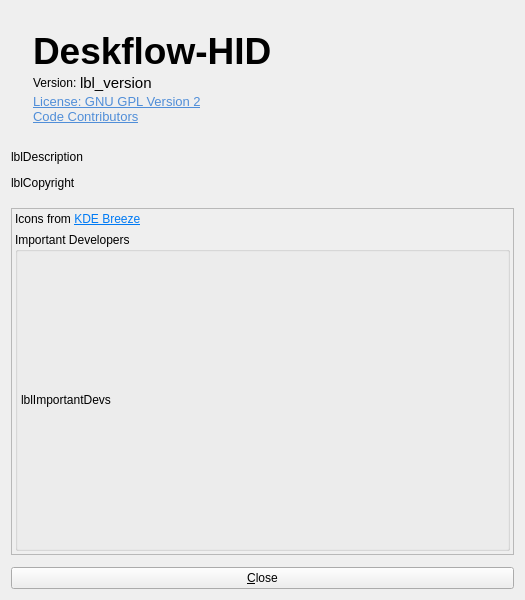
<?xml version="1.0" encoding="UTF-8"?>
<ui version="4.0">
 <class>AboutDialog</class>
 <widget class="QDialog" name="AboutDialog">
  <property name="windowModality">
   <enum>Qt::WindowModality::ApplicationModal</enum>
  </property>
  <property name="geometry">
   <rect>
    <x>0</x>
    <y>0</y>
    <width>525</width>
    <height>600</height>
   </rect>
  </property>
  <property name="sizePolicy">
   <sizepolicy hsizetype="Preferred" vsizetype="Preferred">
    <horstretch>0</horstretch>
    <verstretch>0</verstretch>
   </sizepolicy>
  </property>
  <property name="windowTitle">
   <string>About Deskflow-HID</string>
  </property>
  <property name="windowIcon">
   <iconset theme="help-about"/>
  </property>
  <property name="modal">
   <bool>true</bool>
  </property>
  <layout class="QVBoxLayout" name="verticalLayout">
   <property name="spacing">
    <number>12</number>
   </property>
   <item>
    <widget class="QWidget" name="frameLogo" native="true">
     <property name="sizePolicy">
      <sizepolicy hsizetype="Preferred" vsizetype="Fixed">
       <horstretch>0</horstretch>
       <verstretch>0</verstretch>
      </sizepolicy>
     </property>
     <layout class="QGridLayout" name="gridLayout">
      <property name="verticalSpacing">
       <number>0</number>
      </property>
      <item row="4" column="1">
       <widget class="QLabel" name="linkGpl">
        <property name="sizePolicy">
         <sizepolicy hsizetype="Preferred" vsizetype="Fixed">
          <horstretch>0</horstretch>
          <verstretch>0</verstretch>
         </sizepolicy>
        </property>
        <property name="text">
         <string>&lt;!DOCTYPE HTML PUBLIC &quot;-//W3C//DTD HTML 4.0//EN&quot; &quot;http://www.w3.org/TR/REC-html40/strict.dtd&quot;&gt;
&lt;html&gt;&lt;head&gt;&lt;meta name=&quot;qrichtext&quot; content=&quot;1&quot; /&gt;&lt;style type=&quot;text/css&quot;&gt;
p, li { white-space: pre-wrap; }
&lt;/style&gt;&lt;/head&gt;&lt;body style=&quot; font-size:10pt; font-weight:400; font-style:normal;&quot;&gt;
&lt;p style=&quot; margin-top:0px; margin-bottom:0px; margin-left:0px; margin-right:0px; -qt-block-indent:0; text-indent:0px;&quot;&gt;&lt;a href=&quot;https://www.gnu.org/licenses/old-licenses/gpl-2.0.html&quot;&gt;&lt;span style=&quot; text-decoration: underline; color:#508ed8;&quot;&gt;License: GNU GPL Version 2&lt;/a&gt;&lt;/span&gt;&lt;/p&gt;&lt;/body&gt;&lt;/html&gt;</string>
        </property>
        <property name="openExternalLinks">
         <bool>true</bool>
        </property>
       </widget>
      </item>
      <item row="6" column="1">
       <spacer name="verticalSpacer">
        <property name="orientation">
         <enum>Qt::Orientation::Vertical</enum>
        </property>
        <property name="sizeHint" stdset="0">
         <size>
          <width>20</width>
          <height>5</height>
         </size>
        </property>
       </spacer>
      </item>
      <item row="0" column="1">
       <spacer name="verticalSpacer_3">
        <property name="orientation">
         <enum>Qt::Orientation::Vertical</enum>
        </property>
        <property name="sizeHint" stdset="0">
         <size>
          <width>20</width>
          <height>10</height>
         </size>
        </property>
       </spacer>
      </item>
      <item row="1" column="1">
       <widget class="QLabel" name="lblName">
        <property name="sizePolicy">
         <sizepolicy hsizetype="Preferred" vsizetype="Fixed">
          <horstretch>0</horstretch>
          <verstretch>0</verstretch>
         </sizepolicy>
        </property>
        <property name="font">
         <font>
          <pointsize>28</pointsize>
          <bold>true</bold>
         </font>
        </property>
        <property name="text">
         <string notr="true">Deskflow-HID</string>
        </property>
        <property name="scaledContents">
         <bool>false</bool>
        </property>
        <property name="alignment">
         <set>Qt::AlignmentFlag::AlignBottom|Qt::AlignmentFlag::AlignLeading|Qt::AlignmentFlag::AlignLeft</set>
        </property>
        <property name="indent">
         <number>0</number>
        </property>
        <property name="program_name" stdset="0">
         <bool>false</bool>
        </property>
       </widget>
      </item>
      <item row="0" column="0" rowspan="9">
       <widget class="QLabel" name="lblIcon">
        <property name="sizePolicy">
         <sizepolicy hsizetype="Preferred" vsizetype="Fixed">
          <horstretch>0</horstretch>
          <verstretch>0</verstretch>
         </sizepolicy>
        </property>
        <property name="autoFillBackground">
         <bool>false</bool>
        </property>
       </widget>
      </item>
      <item row="3" column="1">
       <widget class="QWidget" name="widget_2" native="true">
        <property name="sizePolicy">
         <sizepolicy hsizetype="Preferred" vsizetype="Fixed">
          <horstretch>0</horstretch>
          <verstretch>0</verstretch>
         </sizepolicy>
        </property>
        <layout class="QHBoxLayout" name="horizontalLayout">
         <property name="spacing">
          <number>0</number>
         </property>
         <property name="leftMargin">
          <number>0</number>
         </property>
         <property name="topMargin">
          <number>0</number>
         </property>
         <property name="rightMargin">
          <number>0</number>
         </property>
         <property name="bottomMargin">
          <number>0</number>
         </property>
         <item>
          <widget class="QLabel" name="label">
           <property name="sizePolicy">
            <sizepolicy hsizetype="Maximum" vsizetype="Fixed">
             <horstretch>0</horstretch>
             <verstretch>0</verstretch>
            </sizepolicy>
           </property>
           <property name="text">
            <string>Version: </string>
           </property>
           <property name="alignment">
            <set>Qt::AlignmentFlag::AlignLeading|Qt::AlignmentFlag::AlignLeft|Qt::AlignmentFlag::AlignVCenter</set>
           </property>
           <property name="indent">
            <number>0</number>
           </property>
          </widget>
         </item>
         <item>
          <widget class="QLabel" name="lblVersion">
           <property name="sizePolicy">
            <sizepolicy hsizetype="Maximum" vsizetype="Fixed">
             <horstretch>0</horstretch>
             <verstretch>0</verstretch>
            </sizepolicy>
           </property>
           <property name="font">
            <font>
             <pointsize>11</pointsize>
            </font>
           </property>
           <property name="text">
            <string notr="true">lbl_version</string>
           </property>
           <property name="alignment">
            <set>Qt::AlignmentFlag::AlignLeading|Qt::AlignmentFlag::AlignLeft|Qt::AlignmentFlag::AlignVCenter</set>
           </property>
           <property name="smaller_text" stdset="0">
            <bool>true</bool>
           </property>
          </widget>
         </item>
         <item>
          <widget class="QPushButton" name="btnCopyVersion">
           <property name="sizePolicy">
            <sizepolicy hsizetype="Fixed" vsizetype="Fixed">
             <horstretch>0</horstretch>
             <verstretch>0</verstretch>
            </sizepolicy>
           </property>
           <property name="maximumSize">
            <size>
             <width>32</width>
             <height>16777215</height>
            </size>
           </property>
           <property name="toolTip">
            <string>Copy version info</string>
           </property>
           <property name="icon">
            <iconset>
             <normaloff>:/icons/64x64/copy-dark.png</normaloff>:/icons/64x64/copy-dark.png</iconset>
           </property>
           <property name="flat">
            <bool>true</bool>
           </property>
          </widget>
         </item>
         <item>
          <spacer name="horizontalSpacer">
           <property name="sizePolicy">
            <sizepolicy hsizetype="Minimum" vsizetype="Minimum">
             <horstretch>0</horstretch>
             <verstretch>0</verstretch>
            </sizepolicy>
           </property>
           <property name="orientation">
            <enum>Qt::Orientation::Horizontal</enum>
           </property>
           <property name="sizeHint" stdset="0">
            <size>
             <width>40</width>
             <height>10</height>
            </size>
           </property>
          </spacer>
         </item>
        </layout>
       </widget>
      </item>
      <item row="5" column="1">
       <widget class="QLabel" name="linkContributors">
        <property name="sizePolicy">
         <sizepolicy hsizetype="Preferred" vsizetype="Fixed">
          <horstretch>0</horstretch>
          <verstretch>0</verstretch>
         </sizepolicy>
        </property>
        <property name="text">
         <string>&lt;!DOCTYPE HTML PUBLIC &quot;-//W3C//DTD HTML 4.0//EN&quot; &quot;http://www.w3.org/TR/REC-html40/strict.dtd&quot;&gt;
&lt;html&gt;&lt;head&gt;&lt;meta name=&quot;qrichtext&quot; content=&quot;1&quot; /&gt;&lt;style type=&quot;text/css&quot;&gt;
p, li { white-space: pre-wrap; }
&lt;/style&gt;&lt;/head&gt;&lt;body style=&quot; font-size:10pt; font-weight:400; font-style:normal;&quot;&gt;
&lt;p style=&quot; margin-top:0px; margin-bottom:0px; margin-left:0px; margin-right:0px; -qt-block-indent:0; text-indent:0px;&quot;&gt;&lt;a href=&quot;https://github.com/deskflow/deskflow/graphs/contributors&quot;&gt;&lt;span style=&quot; text-decoration: underline; color:#508ed8;&quot;&gt;Code Contributors&lt;/span&gt;&lt;/a&gt;&lt;/p&gt;&lt;/body&gt;&lt;/html&gt;</string>
        </property>
        <property name="openExternalLinks">
         <bool>true</bool>
        </property>
       </widget>
      </item>
     </layout>
    </widget>
   </item>
   <item>
    <widget class="QLabel" name="lblDescription">
     <property name="sizePolicy">
      <sizepolicy hsizetype="Preferred" vsizetype="Fixed">
       <horstretch>0</horstretch>
       <verstretch>0</verstretch>
      </sizepolicy>
     </property>
     <property name="text">
      <string notr="true">lblDescription</string>
     </property>
     <property name="alignment">
      <set>Qt::AlignmentFlag::AlignLeading|Qt::AlignmentFlag::AlignLeft|Qt::AlignmentFlag::AlignTop</set>
     </property>
    </widget>
   </item>
   <item>
    <widget class="QLabel" name="lblCopyright">
     <property name="sizePolicy">
      <sizepolicy hsizetype="Preferred" vsizetype="Fixed">
       <horstretch>0</horstretch>
       <verstretch>0</verstretch>
      </sizepolicy>
     </property>
     <property name="text">
      <string notr="true">lblCopyright</string>
     </property>
    </widget>
   </item>
   <item>
    <spacer name="verticalSpacer_2">
     <property name="orientation">
      <enum>Qt::Orientation::Vertical</enum>
     </property>
     <property name="sizeType">
      <enum>QSizePolicy::Policy::Fixed</enum>
     </property>
     <property name="sizeHint" stdset="0">
      <size>
       <width>20</width>
       <height>6</height>
      </size>
     </property>
    </spacer>
   </item>
   <item>
    <widget class="QScrollArea" name="scrollArea">
     <property name="sizePolicy">
      <sizepolicy hsizetype="Preferred" vsizetype="Preferred">
       <horstretch>0</horstretch>
       <verstretch>0</verstretch>
      </sizepolicy>
     </property>
     <property name="sizeAdjustPolicy">
      <enum>QAbstractScrollArea::SizeAdjustPolicy::AdjustIgnored</enum>
     </property>
     <property name="widgetResizable">
      <bool>true</bool>
     </property>
     <widget class="QWidget" name="scrollAreaWidgetContents">
      <property name="geometry">
       <rect>
        <x>0</x>
        <y>0</y>
        <width>505</width>
        <height>294</height>
       </rect>
      </property>
      <property name="sizePolicy">
       <sizepolicy hsizetype="Preferred" vsizetype="Preferred">
        <horstretch>0</horstretch>
        <verstretch>0</verstretch>
       </sizepolicy>
      </property>
      <layout class="QVBoxLayout" name="verticalLayout_4">
       <property name="spacing">
        <number>6</number>
       </property>
       <property name="leftMargin">
        <number>3</number>
       </property>
       <property name="topMargin">
        <number>3</number>
       </property>
       <property name="rightMargin">
        <number>3</number>
       </property>
       <property name="bottomMargin">
        <number>3</number>
       </property>
       <item>
        <widget class="QLabel" name="label_2">
         <property name="sizePolicy">
          <sizepolicy hsizetype="Preferred" vsizetype="Maximum">
           <horstretch>0</horstretch>
           <verstretch>0</verstretch>
          </sizepolicy>
         </property>
         <property name="text">
          <string>&lt;html&gt;&lt;head/&gt;&lt;body&gt;&lt;p&gt;Icons from &lt;a href=&quot;https://develop.kde.org/frameworks/breeze-icons/&quot;&gt;&lt;span style=&quot; text-decoration: underline; color:#007af4;&quot;&gt;KDE Breeze&lt;/span&gt;&lt;/a&gt;&lt;/p&gt;&lt;/body&gt;&lt;/html&gt;</string>
         </property>
         <property name="openExternalLinks">
          <bool>true</bool>
         </property>
        </widget>
       </item>
       <item>
        <widget class="QGroupBox" name="groupBox">
         <property name="sizePolicy">
          <sizepolicy hsizetype="Preferred" vsizetype="Expanding">
           <horstretch>0</horstretch>
           <verstretch>0</verstretch>
          </sizepolicy>
         </property>
         <property name="title">
          <string>Important Developers</string>
         </property>
         <layout class="QVBoxLayout" name="verticalLayout_2">
          <property name="spacing">
           <number>0</number>
          </property>
          <property name="leftMargin">
           <number>3</number>
          </property>
          <property name="topMargin">
           <number>3</number>
          </property>
          <property name="rightMargin">
           <number>3</number>
          </property>
          <property name="bottomMargin">
           <number>3</number>
          </property>
          <item>
           <widget class="QLabel" name="lblImportantDevs">
            <property name="sizePolicy">
             <sizepolicy hsizetype="Preferred" vsizetype="Preferred">
              <horstretch>0</horstretch>
              <verstretch>0</verstretch>
             </sizepolicy>
            </property>
            <property name="frameShape">
             <enum>QFrame::Shape::NoFrame</enum>
            </property>
            <property name="text">
             <string notr="true">lblImportantDevs</string>
            </property>
            <property name="wordWrap">
             <bool>true</bool>
            </property>
           </widget>
          </item>
         </layout>
        </widget>
       </item>
      </layout>
     </widget>
    </widget>
   </item>
   <item>
    <widget class="QPushButton" name="btnOk">
     <property name="text">
      <string>&amp;Close</string>
     </property>
     <property name="icon">
      <iconset theme="window-close"/>
     </property>
    </widget>
   </item>
  </layout>
 </widget>
 <resources/>
 <connections/>
</ui>
